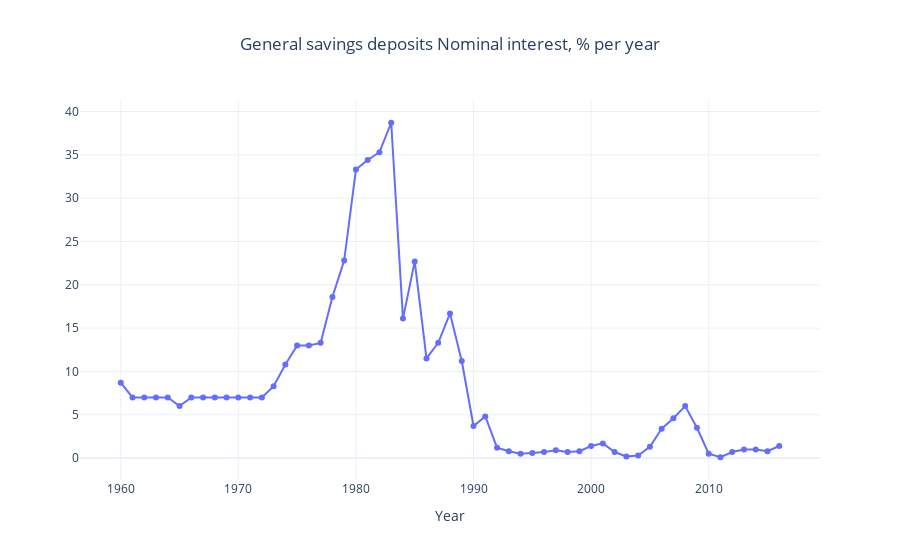

This figure's notebook cell:
### Code cell
def charts_Interest(Interest:requests.Request,variation:str)->go.Figure:
    return (
        convert_to_df(Interest)
        .replace(r'^\.+$','0.0', regex=True)
        .astype(float)
        .plot(x = 'Year', y = variation, title = variation, kind='line', markers=True, template='plotly_white')
        .update_layout(title_x = 0.5)
        .update_yaxes(title_text = '')
    )


charts_Interest(Interest,'General savings deposits Nominal interest, % per year')

### Figure 1 — Plotly figure (JSON) as saved in the notebook; plotly's stock layout.template omitted (floating-point values rounded to 4 significant figures)
{"data": [{"hovertemplate": "Year=%{x}<br>General savings deposits Nominal interest, % per year=%{y}<extra></extra>", "legendgroup": "", "line": {"color": "#636efa", "dash": "solid"}, "marker": {"symbol": "circle"}, "mode": "lines+markers", "name": "", "orientation": "v", "showlegend": false, "type": "scatter", "x": [1960, 1961, 1962, 1963, 1964, 1965, 1966, 1967, 1968, 1969, 1970, 1971, 1972, 1973, 1974, 1975, 1976, 1977, 1978, 1979, 1980, 1981, 1982, 1983, 1984, 1985, 1986, 1987, 1988, 1989, 1990, 1991, 1992, 1993, 1994, 1995, 1996, 1997, 1998, 1999, 2000, 2001, 2002, 2003, 2004, 2005, 2006, 2007, 2008, 2009, 2010, 2011, 2012, 2013, 2014, 2015, 2016], "xaxis": "x", "y": [8.7, 7, 7, 7, 7, 6, 7, 7, 7, 7, 7, 7, 7, 8.3, 10.8, 13, 13, 13.3, 18.6, 22.8, 33.3, 34.4, 35.3, 38.7, 16.1, 22.7, 11.5, 13.3, 16.7, 11.2, 3.7, 4.8, 1.2, 0.8, 0.5, 0.6, 0.7, 0.9, 0.7, 0.8, 1.4, 1.7, 0.7, 0.2, 0.3, 1.3, 3.4, 4.6, 6, 3.5, 0.5, 0.1, 0.7, 1, 1, 0.8, 1.4], "yaxis": "y"}], "layout": {"legend": {"tracegroupgap": 0}, "title": {"text": "General savings deposits Nominal interest, % per year", "x": 0.5}, "xaxis": {"anchor": "y", "domain": [0, 1], "title": {"text": "Year"}}, "yaxis": {"anchor": "x", "domain": [0, 1], "title": {"text": ""}}}}
